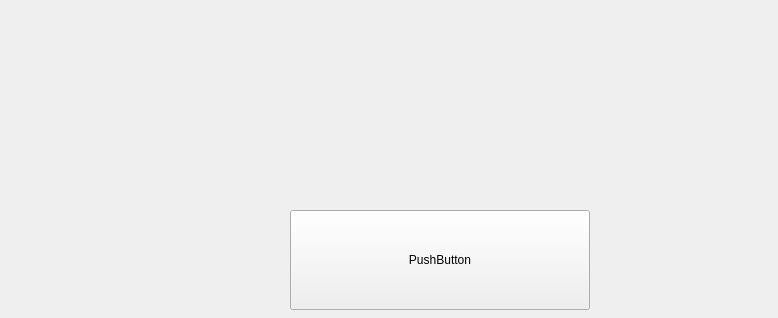
<?xml version="1.0" encoding="UTF-8"?>
<ui version="4.0">
 <class>Widget</class>
 <widget class="QWidget" name="Widget">
  <property name="geometry">
   <rect>
    <x>0</x>
    <y>0</y>
    <width>778</width>
    <height>318</height>
   </rect>
  </property>
  <property name="windowTitle">
   <string>Widget</string>
  </property>
  <widget class="QPushButton" name="pushButton">
   <property name="geometry">
    <rect>
     <x>290</x>
     <y>210</y>
     <width>300</width>
     <height>100</height>
    </rect>
   </property>
   <property name="sizePolicy">
    <sizepolicy hsizetype="Fixed" vsizetype="Fixed">
     <horstretch>0</horstretch>
     <verstretch>0</verstretch>
    </sizepolicy>
   </property>
   <property name="minimumSize">
    <size>
     <width>300</width>
     <height>100</height>
    </size>
   </property>
   <property name="text">
    <string>PushButton</string>
   </property>
  </widget>
 </widget>
 <layoutdefault spacing="6" margin="11"/>
 <resources/>
 <connections/>
</ui>
